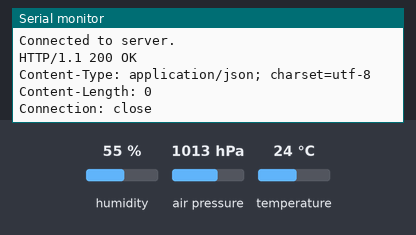
A sketch run on a simulated ESP8266 (NodeMCU). Parts: the last lines printed to the serial monitor. Inputs (shaded band) come from the test bench; at power-on: humidity 55 %, air pressure 1013 hPa, temperature 24 °C. WiFi joins after 1.5 s; servers stay silent unless stated; uploads are accepted with an empty reply; the local clock reads 2024-03-15 10:24:30 at power-on unless the sketch sets it.

Above: at 2.7 s.
2.8 s: humidity set to 22 %
At 3.2 s:
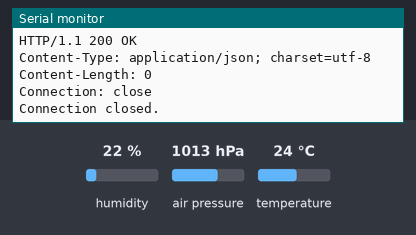
10.6 s: air pressure set to 952 hPa
At 14.33 s:
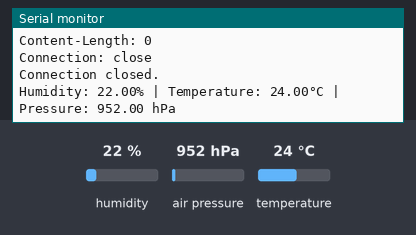
17.7 s: temperature set to 12 °C
At 20.66 s:
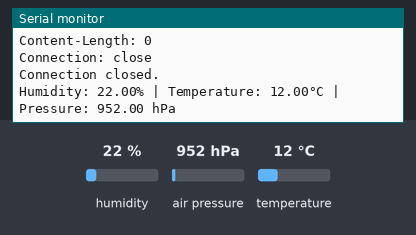

The sketch:

Client.ino
```cpp
#include "DHT.h"
#include <ESP8266WiFi.h>
#include <WiFiClient.h>
#include <Wire.h>
#include <Adafruit_BMP280.h>
#include <time.h>

#define DHT11_PIN 0
#define DHT_TYPE DHT11

// change these to your WiFi configuration!
const char* ssid = "CGA2121_8EgD8ah";
const char* password = "X2EMZ5fZwZrBBnsCnQ";
const char* serverIP = "192.168.0.18";
const int serverPort = 5000;

DHT dht(DHT11_PIN, DHT_TYPE);
Adafruit_BMP280 bmp;

const char* ntpServer1 = "pool.ntp.org";
const long  gmtOffset_sec = 0;
const int   daylightOffset_sec = 0;

void setup() {
  Serial.begin(9600);
  dht.begin();

  if (!bmp.begin(0x76)) {
    Serial.println("BMP280 sensor not found. Check wiring!");
    while (1);
  }

  WiFi.begin(ssid, password);
  Serial.print("Connecting to WiFi");
  while (WiFi.status() != WL_CONNECTED) {
    delay(500);
    Serial.print(".");
  }
  Serial.println(" Connected!");

  configTime(gmtOffset_sec, daylightOffset_sec, ntpServer1);
}

void loop() {
  float humidity = dht.readHumidity();
  float temperature = dht.readTemperature();
  float pressure = bmp.readPressure() / 100.0F;

  struct tm timeinfo;
  if (!getLocalTime(&timeinfo)) {
    Serial.println("Failed to obtain time");
    delay(1000);
    return;
  }
  char timeStr[25];
  strftime(timeStr, sizeof(timeStr), "%Y-%m-%d%%20%H:%M:%S", &timeinfo);

  if (!isnan(humidity) && !isnan(temperature)) {
    Serial.print("Humidity: ");
    Serial.print(humidity);
    Serial.print("% | Temperature: ");
    Serial.print(temperature);
    Serial.print("°C | Pressure: ");
    Serial.print(pressure);
    Serial.println(" hPa");

    if (WiFi.status() == WL_CONNECTED) {
      WiFiClient client;

      if (client.connect(serverIP, serverPort)) {
        Serial.println("Connected to server.");

        String url = "/data?humidity=" + String(humidity) +
                     "&temperature=" + String(temperature) +
                     "&pressure=" + String(pressure) +
                     "&timestamp=" + String(timeStr);

        client.print(String("GET ") + url + " HTTP/1.1\r\n" +
                     "Host: " + serverIP + "\r\n" +
                     "Connection: close\r\n\r\n");

        unsigned long timeout = millis();
        while (client.available() == 0) {
          if (millis() - timeout > 5000) {
            Serial.println(">>> Client timeout!");
            client.stop();
            return;
          }
        }

        while (client.available()) {
          String line = client.readStringUntil('\r');
          Serial.print(line);
        }

        client.stop();
        Serial.println("\nConnection closed.");
      } else {
        Serial.println("Failed to establish connection with server.");
      }
    } else {
      Serial.println("No WiFi connection.");
    }
  } else {
    Serial.println("Error reading data from DHT!");
  }

  delay(5000);
}
```

Measured:
- after the input at 10.6 s, the serial monitor: prints a new line after 3.6 s (image 2)
- after the input at 17.7 s, the serial monitor: prints a new line after 2.8 s (image 3)
